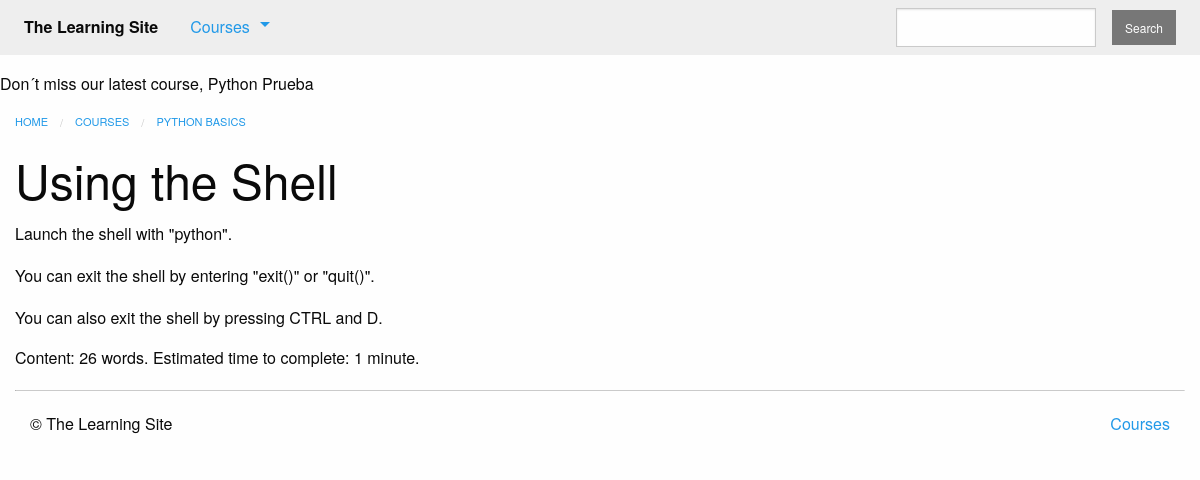
Page /courses/1/t2/ on the committed database.
### courses/models.py (models this page shows, shortened)
class Course(models.Model):
    created_at = models.DateTimeField(auto_now_add=True)
    title = models.CharField(max_length=225)
    description = models.TextField()
    teacher = models.ForeignKey(User, on_delete=models.CASCADE)
    subject = models.CharField(default='', max_length=100)
    status = models.CharField(max_length=1, choices=STATUS_CHOICES, default='i')
    def __str__(self):
        return self.title

class Step(models.Model):
    title = models.CharField(max_length=255)
    description = models.TextField()
    order = models.IntegerField(default=0)
    course = models.ForeignKey(Course, on_delete=models.CASCADE)
    class Meta:
        abstract = True
        ordering = ['order',]

class Text(Step):
    content = models.TextField(blank=True, default='')

### courses/views.py (the view)
# urls.py: path('<course_pk>/t<step_pk>/', views.text_detail, name='text'),
def text_detail(request, course_pk, step_pk):
    step = get_object_or_404(models.Text, course_id=course_pk, pk=step_pk)
    return render(request, 'courses/step_detail.html', {"step": step})

### courses/templatetags/course_extras.py (called while the page is built)
@register.simple_tag
def newest_course():
    return Course.objects.latest('created_at')

@register.inclusion_tag('courses/course_nav.html')
def nav_courses_list():
    courses = Course.objects.all()[:6]
    return {'courses': courses}

@register.filter('time_estimate')
def time_estimate(word_count):
    minutes = round(word_count/20)
    return minutes

@register.filter('markdown_to_html')
def markdown_to_html(markdown_text):
    html_body = markdown2.markdown(markdown_text)
    return mark_safe(html_body)

### courses/templates/courses/step_detail.html (shortened to what this page needs)
{% extends "courses/layout.html" %}
{% load course_extras %}
{% block breadcrumbs %}
    <li><a href="{% url 'detail' pk=step.course.pk %}">{{ step.course.title }}</a></li>
{% endblock %}
{% block content %}
    <div class="row columns">
        <article>
            {{ block.super }}
            <h1>{{ step.title }}</h1>
            {{ step.content|markdown_to_html }}
            Content: {{ step.content|wordcount }} words. Estimated time to complete: {{ step.content|wordcount|time_estimate }} minute{{ step.content|wordcount|time_estimate|pluralize }}.
        </article>
    </div>
{% endblock %}

### templates/layout.html (shortened to what this page needs)
<!doctype html>
{% load static from staticfiles %}
{% load course_extras %}
<html class="no-js" lang="en">
    <head>
        <link rel="stylesheet" href="{% static 'css/foundation.min.css' %}">
        <link rel="stylesheet" href="{% static 'css/layout.css' %}">
    </head>
    <body>
        <nav class="top-bar" role="navigation">
            <section class="top-bar-left">
                <ul class="dropdown menu" data-dropdown-menu role="menubar">
                    <li class="menu-text">The Learning Site</li>
                    <li class="has-submenu">
                        <a href="#">Courses</a>
                    </li>
                </ul>
            </section>
            <section class="top-bar-right">
              <form action="{% url 'search' %}" method="GET">
                <ul class="menu">
                  <li><input type="search" name="q"/></li>
                  <li><button type="button" class="secondary small button">Search</button></li>
                </ul>
              </form>
            </section>
        </nav>
        <p>Don´t miss our latest course, {% newest_course %}</p>
        {% block content %}{% endblock %}
        <footer class="row columns">
            <hr/>
            <div class="small-6 columns">
                <p>&copy; The Learning Site</p>
            </div>
            <div class="small-6 columns">
                <ul class="inline-list no-bullet float-right">
                    <li><a href="{% url 'course' %}">Courses</a></li>
                </ul>
            </div>
        </footer>
    </body>
</html>

### assets/css/layout.css (style rules this page uses)
.top-bar { margin-bottom: 1rem; }

### rows in the picture
Course: title "Python Prueba"
Text: course "PYTHON BASICS", title "Using the Shell", content "Launch the shell with \"python\". You can exit the shell by entering \"exit()\" or \"quit()\". You can also exit the shell by pressing CTRL and D.", content "26", content "1"
